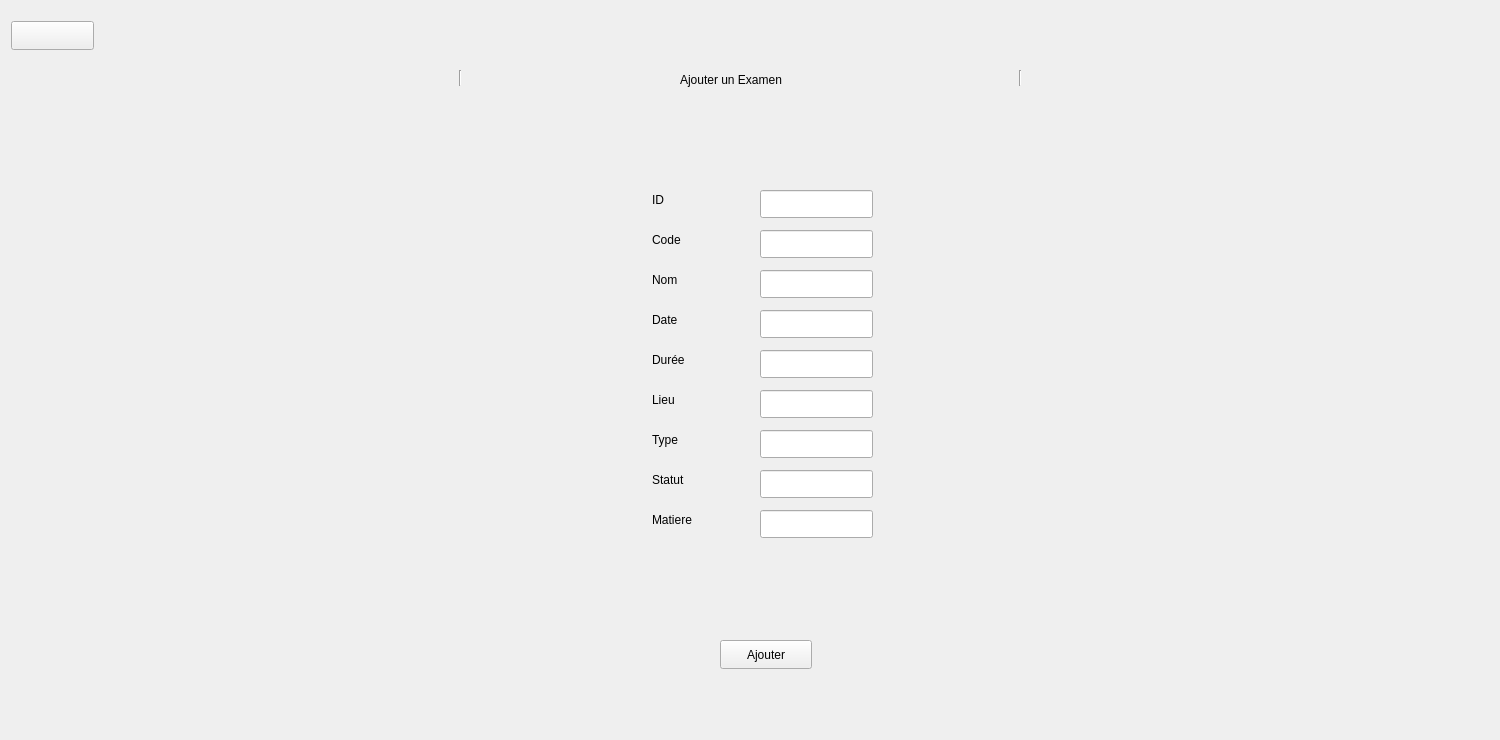
        <widget class="QWidget" name="page_16">
         <widget class="QPushButton" name="pushButton_79">
          <property name="geometry">
           <rect>
            <x>11</x>
            <y>21</y>
            <width>83</width>
            <height>29</height>
           </rect>
          </property>
          <property name="text">
           <string/>
          </property>
          <property name="icon">
           <iconset theme="QIcon::ThemeIcon::EditUndo">
            <normaloff>../../../../GExamen/GExamen</normaloff>../../../../GExamen/GExamen</iconset>
          </property>
         </widget>
         <widget class="QFrame" name="frame_43">
          <property name="geometry">
           <rect>
            <x>10</x>
            <y>60</y>
            <width>1481</width>
            <height>671</height>
           </rect>
          </property>
          <property name="frameShape">
           <enum>QFrame::NoFrame</enum>
          </property>
          <widget class="QFrame" name="frame_44">
           <property name="geometry">
            <rect>
             <x>0</x>
             <y>0</y>
             <width>1481</width>
             <height>41</height>
            </rect>
           </property>
           <property name="frameShape">
            <enum>QFrame::NoFrame</enum>
           </property>
           <widget class="QLabel" name="label_108">
            <property name="geometry">
             <rect>
              <x>670</x>
              <y>10</y>
              <width>201</width>
              <height>20</height>
             </rect>
            </property>
            <property name="text">
             <string>Ajouter un Examen</string>
            </property>
           </widget>
           <widget class="Line" name="line_29">
            <property name="geometry">
             <rect>
              <x>890</x>
              <y>10</y>
              <width>241</width>
              <height>16</height>
             </rect>
            </property>
            <property name="orientation">
             <enum>Qt::Vertical</enum>
            </property>
           </widget>
           <widget class="Line" name="line_30">
            <property name="geometry">
             <rect>
              <x>330</x>
              <y>10</y>
              <width>241</width>
              <height>16</height>
             </rect>
            </property>
            <property name="orientation">
             <enum>Qt::Vertical</enum>
            </property>
           </widget>
          </widget>
          <widget class="QPushButton" name="pushButton_80">
           <property name="geometry">
            <rect>
             <x>710</x>
             <y>580</y>
             <width>92</width>
             <height>29</height>
            </rect>
           </property>
           <property name="text">
            <string>Ajouter</string>
           </property>
          </widget>
          <widget class="QLineEdit" name="lineEdit_77">
           <property name="geometry">
            <rect>
             <x>750</x>
             <y>410</y>
             <width>113</width>
             <height>28</height>
            </rect>
           </property>
           <property name="styleSheet">
            <string notr="true"/>
           </property>
          </widget>
          <widget class="QLabel" name="label_109">
           <property name="geometry">
            <rect>
             <x>642</x>
             <y>130</y>
             <width>91</width>
             <height>20</height>
            </rect>
           </property>
           <property name="text">
            <string>ID</string>
           </property>
          </widget>
          <widget class="QLabel" name="label_110">
           <property name="geometry">
            <rect>
             <x>642</x>
             <y>330</y>
             <width>91</width>
             <height>20</height>
            </rect>
           </property>
           <property name="text">
            <string>Lieu</string>
           </property>
          </widget>
          <widget class="QLabel" name="label_111">
           <property name="geometry">
            <rect>
             <x>642</x>
             <y>410</y>
             <width>91</width>
             <height>20</height>
            </rect>
           </property>
           <property name="text">
            <string>Statut</string>
           </property>
          </widget>
          <widget class="QLabel" name="label_112">
           <property name="geometry">
            <rect>
             <x>642</x>
             <y>210</y>
             <width>91</width>
             <height>20</height>
            </rect>
           </property>
           <property name="text">
            <string>Nom</string>
           </property>
          </widget>
          <widget class="QLabel" name="label_113">
           <property name="geometry">
            <rect>
             <x>642</x>
             <y>250</y>
             <width>91</width>
             <height>20</height>
            </rect>
           </property>
           <property name="text">
            <string>Date</string>
           </property>
          </widget>
          <widget class="QLabel" name="label_114">
           <property name="geometry">
            <rect>
             <x>642</x>
             <y>290</y>
             <width>91</width>
             <height>20</height>
            </rect>
           </property>
           <property name="text">
            <string>Durée</string>
           </property>
          </widget>
          <widget class="QLineEdit" name="lineEdit_75">
           <property name="geometry">
            <rect>
             <x>750</x>
             <y>210</y>
             <width>113</width>
             <height>28</height>
            </rect>
           </property>
           <property name="styleSheet">
            <string notr="true"/>
           </property>
          </widget>
          <widget class="QLineEdit" name="lineEdit_73">
           <property name="geometry">
            <rect>
             <x>750</x>
             <y>170</y>
             <width>113</width>
             <height>28</height>
            </rect>
           </property>
           <property name="styleSheet">
            <string notr="true"/>
           </property>
          </widget>
          <widget class="QLineEdit" name="lineEdit_87">
           <property name="geometry">
            <rect>
             <x>750</x>
             <y>450</y>
             <width>113</width>
             <height>28</height>
            </rect>
           </property>
           <property name="styleSheet">
            <string notr="true"/>
           </property>
          </widget>
          <widget class="QLineEdit" name="lineEdit_76">
           <property name="geometry">
            <rect>
             <x>750</x>
             <y>330</y>
             <width>113</width>
             <height>28</height>
            </rect>
           </property>
           <property name="styleSheet">
            <string notr="true"/>
           </property>
          </widget>
          <widget class="QLineEdit" name="lineEdit_74">
           <property name="geometry">
            <rect>
             <x>750</x>
             <y>130</y>
             <width>113</width>
             <height>28</height>
            </rect>
           </property>
           <property name="styleSheet">
            <string notr="true"/>
           </property>
          </widget>
          <widget class="QLabel" name="label_115">
           <property name="geometry">
            <rect>
             <x>642</x>
             <y>370</y>
             <width>91</width>
             <height>20</height>
            </rect>
           </property>
           <property name="text">
            <string>Type</string>
           </property>
          </widget>
          <widget class="QLineEdit" name="lineEdit_70">
           <property name="geometry">
            <rect>
             <x>750</x>
             <y>370</y>
             <width>113</width>
             <height>28</height>
            </rect>
           </property>
           <property name="styleSheet">
            <string notr="true"/>
           </property>
          </widget>
          <widget class="QLineEdit" name="lineEdit_71">
           <property name="geometry">
            <rect>
             <x>750</x>
             <y>250</y>
             <width>113</width>
             <height>28</height>
            </rect>
           </property>
           <property name="styleSheet">
            <string notr="true"/>
           </property>
          </widget>
          <widget class="QLabel" name="label_119">
           <property name="geometry">
            <rect>
             <x>642</x>
             <y>450</y>
             <width>91</width>
             <height>20</height>
            </rect>
           </property>
           <property name="text">
            <string>Matiere</string>
           </property>
          </widget>
          <widget class="QLineEdit" name="lineEdit_72">
           <property name="geometry">
            <rect>
             <x>750</x>
             <y>290</y>
             <width>113</width>
             <height>28</height>
            </rect>
           </property>
           <property name="styleSheet">
            <string notr="true"/>
           </property>
          </widget>
          <widget class="QLabel" name="label_116">
           <property name="geometry">
            <rect>
             <x>642</x>
             <y>170</y>
             <width>91</width>
             <height>20</height>
            </rect>
           </property>
           <property name="text">
            <string>Code</string>
           </property>
          </widget>
         </widget>
        </widget>
